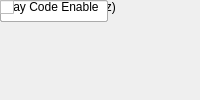
<?xml version="1.0" encoding="UTF-8"?>
<ui version="4.0">
 <class>MainWindow</class>
 <widget class="QMainWindow" name="MainWindow">
  <property name="windowTitle"><string>adc1x1800_10</string></property>
  <widget class="QWidget" name="centralwidget">
   <!-- NOTE: this is a simplified structural mirror of the generated
        <module>_ui.py, not a full round-trip Designer file. Regenerate
        both from the same spec if you need to edit layout by hand. -->
       <widget class="QLabel" name="label_adc_brd">
     <property name="text"><string>ADC board</string></property>
    </widget>
       <widget class="QComboBox" name="adc_brd">
     <item><property name="text"><string>adc0</string></property></item>
     <item><property name="text"><string>adc1</string></property></item>
    </widget>
       <widget class="QLabel" name="label_adc_clk_rate">
     <property name="text"><string>ADC clock rate (MHz)</string></property>
    </widget>
       <widget class="QLineEdit" name="adc_clk_rate"/>
       <widget class="QLabel" name="label_sample_period">
     <property name="text"><string>Sample period</string></property>
    </widget>
       <widget class="QLineEdit" name="sample_period"/>
       <widget class="QLabel" name="label_gray_en">
     <property name="text"><string>Gray Code Enable</string></property>
    </widget>
       <widget class="QCheckBox" name="gray_en"/>
  </widget>
 </widget>
 <resources/>
 <connections/>
</ui>
